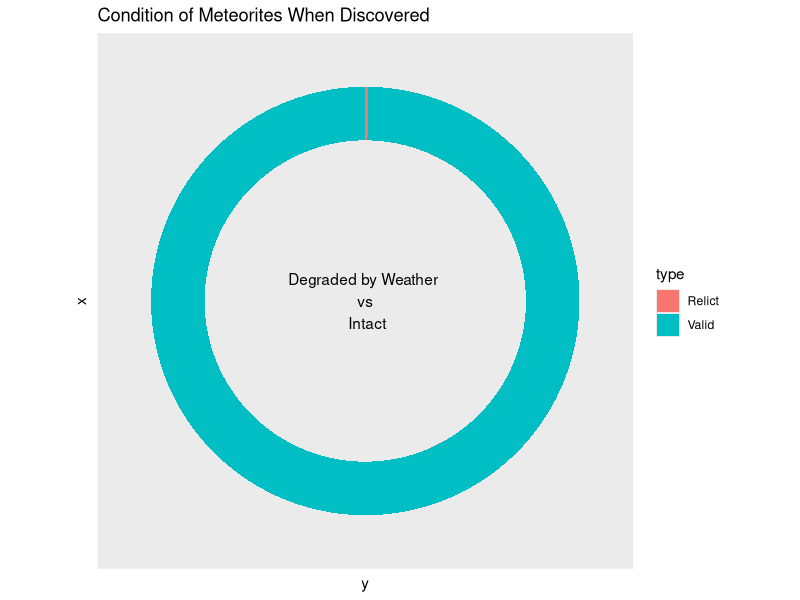

Recreate this plot in R.
#required libraries
library(dplyr)
library(ggplot2)

dataset <- read.csv("./data/meteorite-landings.csv", stringsAsFactors = FALSE)

meteor.data <- dataset %>%
  filter(year>=860 & year<=2016) %>% # filter out weird years
  filter(reclong<=180 & reclong>=-180 & (reclat!=0 | reclong!=0)) # filter out weird locations 

#-----------------------------------------------#

found.or.fell <- meteor.data %>% 
                  select(fall) %>% 
                  group_by(fall) %>% 
                  summarize(count = n())

colnames(found.or.fell) <- c("type", "count")

found.or.fell$fraction <- found.or.fell$count / sum(found.or.fell$count)
found.or.fell <- found.or.fell[order(found.or.fell$fraction), ]
found.or.fell$ymax <- cumsum(found.or.fell$fraction)
found.or.fell$ymin <- c(0, head(found.or.fell$ymax, n=-1))

CreateRingChart <- function(dataset, my.title) {
  ggplot(dataset, aes(fill=type, ymax=ymax, ymin=ymin, xmax=4, xmin=3)) +
  geom_rect() +
  coord_polar(theta="y") +
  xlim(c(0, 4)) +
  theme(panel.grid=element_blank()) +
  theme(axis.text=element_blank()) +
  theme(axis.ticks=element_blank()) +
  labs(title = my.title)
}

#-----------------------------------------------#

meteor.type <- meteor.data %>% 
                select(nametype) %>% 
                group_by(nametype) %>% 
                summarize(count = n())

colnames(meteor.type) <- c("type", "count")

meteor.type$fraction <- meteor.type$count / sum(meteor.type$count)
meteor.type <- meteor.type[order(meteor.type$fraction), ]
meteor.type$ymax <- cumsum(meteor.type$fraction)
meteor.type$ymin <- c(0, head(meteor.type$ymax, n=-1))

ring.chart.type <- ggplot(meteor.type, aes(fill=type, ymax=ymax, ymin=ymin, xmax=4, xmin=3)) +
  geom_rect() +
  coord_polar(theta="y") +
  xlim(c(0, 4)) +
  theme(panel.grid=element_blank()) +
  theme(axis.text=element_blank()) +
  theme(axis.ticks=element_blank()) +
  annotate("text", x = 0, y = 0, label = "Degraded by Weather \n vs \n Intact") +
  labs(title="Condition of Meteorites When Discovered")
